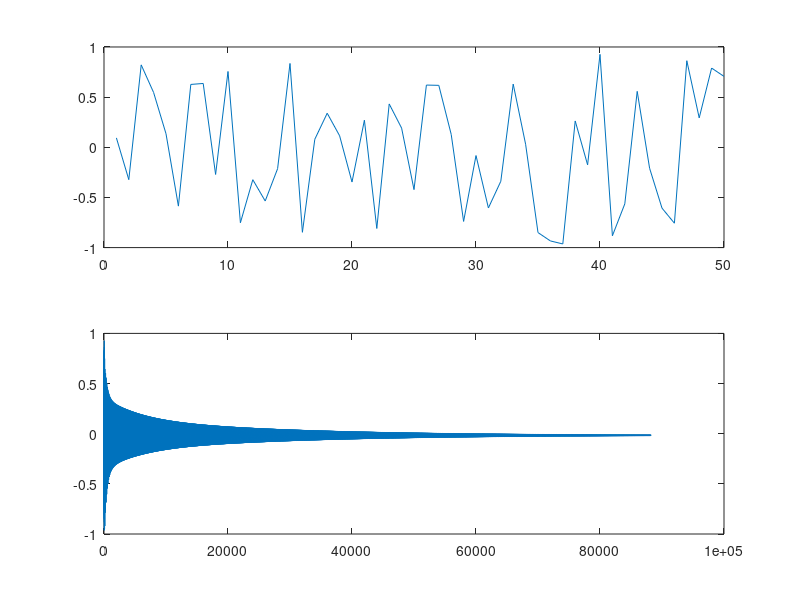

The MATLAB source for this figure: (Note: this script raises an error after producing the figure.)
fs = 44100;
freqHz = 440.00;

M=fs*2;
% M controls frequency
alpha=0.5;

N = fs/freqHz*0.5;
N = floor(N);

x =2*(rand(1,N)-0.5);
subplot(2,1,1);
plot(x);

% X controls timbre

y = [zeros(1,N+1)];

if M > length(x)
diff = M - length(x);
x = [x zeros(1,diff)];
end


out1=0;
signal = 0;
lengthYOffset = length(y)-1;

for i=1:M
out1 = x(i) + alpha*(y(N) + y(N+1)); % filter signal
y = [out1, y(1:lengthYOffset)]; % update delay line
signal = [signal out1];
end

subplot(2,1,2);
plot(signal);
player=audioplayer(signal,fs);
play(player);